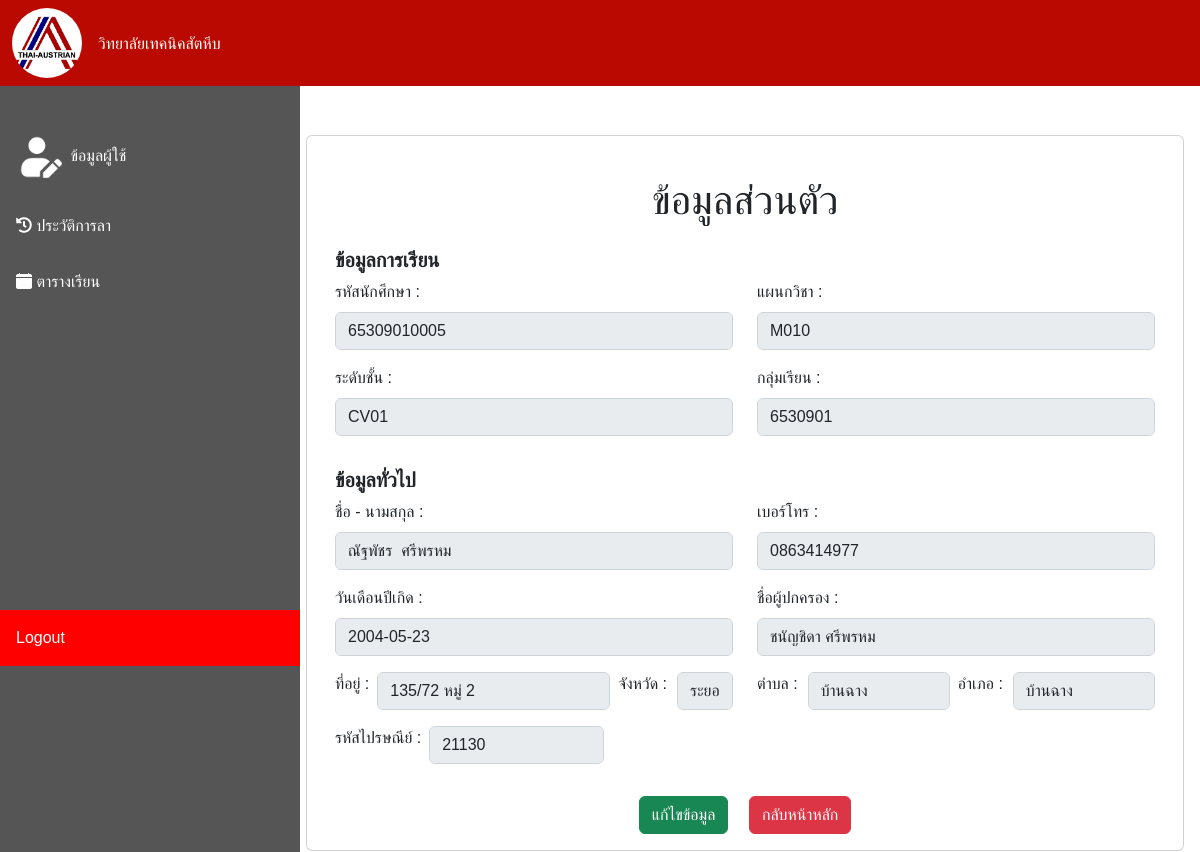
Page /User.php (signed in) on the earlier database version.
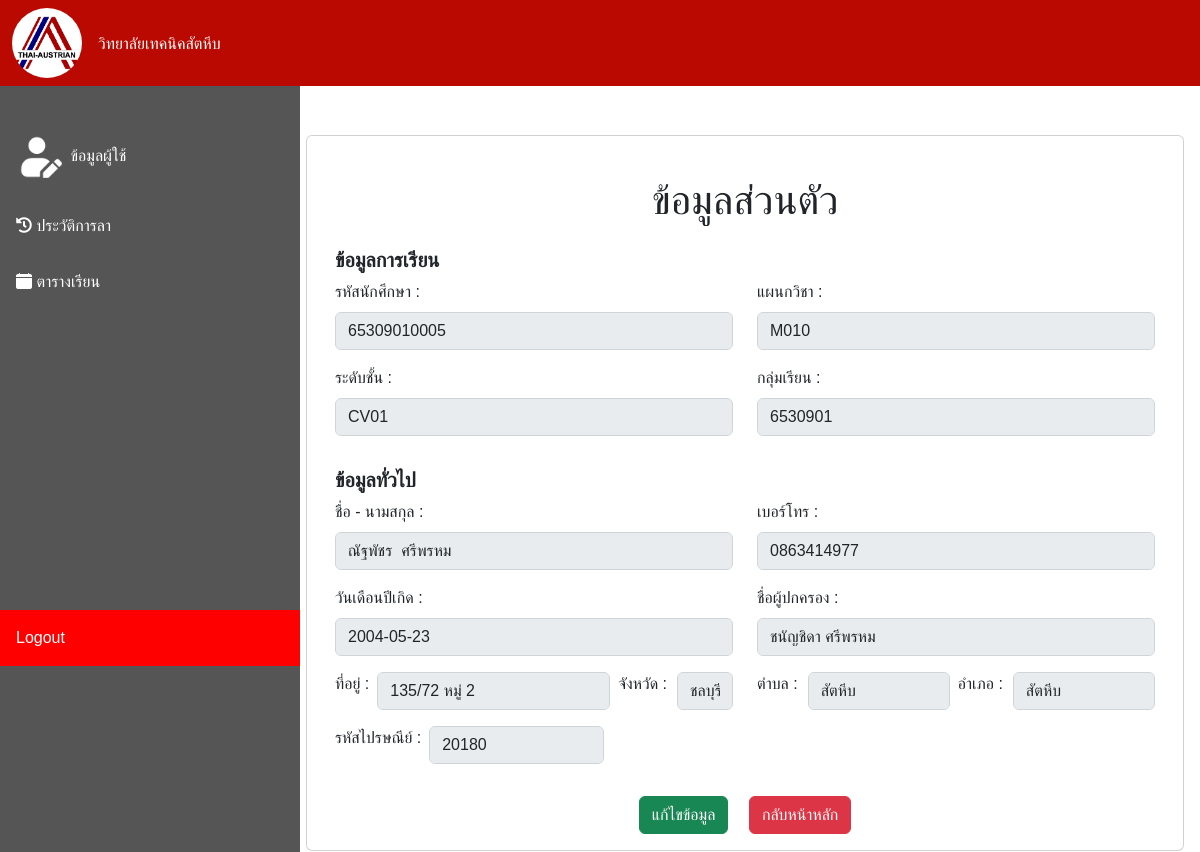
Same page on the later database version.
### tables this page shows
CREATE TABLE `std` (
  `STD_ID` varchar(11) NOT NULL,
  `Prefix_ID` varchar(4) NOT NULL,
  `STD_Name` varchar(50) NOT NULL,
  `STD_Lastname` varchar(50) NOT NULL,
  `STD_Birth` date DEFAULT NULL,
  `STD_Phone` varchar(10) DEFAULT NULL,
  `Classlev_ID` varchar(4) NOT NULL,
  `Major_ID` varchar(4) NOT NULL,
  `Parent_Name` varchar(100) NOT NULL,
  `STD_Address` varchar(100) DEFAULT NULL,
  `Group_ID` int(9) NOT NULL,
  `Password` varchar(50) NOT NULL,
  `provinces_id` int(2) DEFAULT NULL,
  `district_id` int(4) DEFAULT NULL,
  `subdistrict_id` int(6) DEFAULT NULL
);

CREATE TABLE `provinces` (
  `provinces_id` int(2) NOT NULL,
  `name_th` varchar(150) DEFAULT '',
  `name_th_short` varchar(10) DEFAULT '',
  `name_en` varchar(150) DEFAULT ''
);

CREATE TABLE `district` (
  `district_id` int(4) NOT NULL,
  `d_name_th` varchar(150) NOT NULL,
  `name_en` varchar(150) NOT NULL,
  `provinces_id` int(2) NOT NULL DEFAULT 0
);

CREATE TABLE `subdistrict` (
  `subdistrict_id` varchar(6) NOT NULL,
  `zip_code` int(11) NOT NULL,
  `s_name_th` varchar(150) NOT NULL,
  `name_en` varchar(150) NOT NULL,
  `district_id` int(11) NOT NULL DEFAULT 0
);

### User.php (the view, shortened to what this page needs)
<!DOCTYPE html>
<html lang="en">
<head>
    <link rel="stylesheet" href="https://maxcdn.bootstrapcdn.com/bootstrap/4.5.2/css/bootstrap.min.css">
</head>
<body>
    <?php
    include_once "navbar.php";
    include "connect.php";
    include "sidebar.php";
    if (isset($_SESSION["STD_ID"])) {
        $STD_ID = $_SESSION["STD_ID"];
        $STD_Name = $_SESSION["STD_Name"];
        $STD_Lastname = $_SESSION["STD_Lastname"];
        $STD_Birth = $_SESSION["STD_Birth"];
        $STD_Phone = $_SESSION["STD_Phone"];
        $Classlev_ID = $_SESSION["Classlev_ID"];
        $Major_ID = $_SESSION["Major_ID"];
        $Parent_Name = $_SESSION["Parent_Name"];
        $STD_Address = $_SESSION["STD_Address"];
        $Group_ID = $_SESSION["Group_ID"];
    } else {
        echo "กรุณาล็อกอินก่อนใช้งาน!";
    }
    ?>
    <div class="content">
        <div class="card mt-5" style="margin-left: 10rem;">
            <div class="card-body">
                <div class="container mt-4">
                    <div class="row">
                        <div class="col-12">
                            <h1 class="text-center">ข้อมูลส่วนตัว</h1>
                        </div>
                    </div>
                    <div class="row mt-3">
                        <h5 style="font-weight: bold;">ข้อมูลการเรียน</h5>
                        <div class="col-12 col-md-6">
                            <div class="form-group">
                                <label for="student-id">รหัสนักศึกษา :</label>
                                <input type="text" class="form-control" id="student-id" value="<?php echo "$STD_ID"; ?> " disabled>
                            </div>
                            <div class="form-group">
                                <label for="student-level">ระดับชั้น :</label>
                                <input type="text" class="form-control" id="student-level" value="<?php echo "$Classlev_ID"; ?>" disabled>
                            </div>
                        </div>
                        <div class="col-12 col-md-6">
                            <div class="form-group">
                                <label for="department">แผนกวิชา :</label>
                                <input type="text" class="form-control" id="department" value="<?php echo "$Major_ID"; ?>" disabled>
                            </div>
                            <div class="form-group">
                                <label for="class-group">กลุ่มเรียน :</label>
                                <input type="text" class="form-control" id="class-group" value="<?php echo "$Group_ID"; ?>" disabled>
                            </div>
                        </div>
                    </div>
                    <div class="row mt-3">
                        <h5 style="font-weight: bold;">ข้อมูลทั่วไป</h5>
                        <div class="col-12 col-md-6">
                            <div class="form-group">
                                <label for="student-name">ชื่อ - นามสกุล :</label>
                                <input type="text" class="form-control" id="student-name" value="<?php echo "$STD_Name"; ?>  <?php echo "$STD_Lastname "; ?> " disabled>
                            </div>
                            <div class="form-group">
                                <label for="birthdate">วันเดือนปีเกิด :</label>
                                <input type="text" class="form-control" id="birthdate" value="<?php echo "$STD_Birth"; ?>" disabled>
                            </div>
                            <div class="form-group d-flex">
                                <label for="address" class=" text-nowrap">ที่อยู่ :</label>
                                <input type="text" class="form-control form mx-2" id="address" style="width: 250px;" value="<?php echo "$STD_Address"; ?>" disabled>
                                <?php
                                $sql_all =
                                    "SELECT * FROM std
                        INNER JOIN subdistrict ON std.subdistrict_id = subdistrict.subdistrict_id
                        INNER JOIN district ON subdistrict.district_id = district.district_id
                        INNER JOIN provinces ON district.provinces_id = provinces.provinces_id
                        WHERE std.STD_ID = $STD_ID;";
                                $query_all = mysqli_query($connect, $sql_all);
                                $fetch_all = mysqli_fetch_assoc($query_all);
                                ?>
                                <label for="provinces" class=" text-nowrap">จังหวัด :</label>
                                <input type="text" class="form-control form" name="provinces" id="provinces" style="margin-left: 10px;" value="<?php echo $fetch_all['name_th']; ?>" disabled>
                            </div>
                        </div>
                        <div class="col-12 col-md-6">
                            <div class="form-group">
                                <label for="phone-number">เบอร์โทร :</label>
                                <input type="text" class="form-control" id="phone-number" value="<?php echo "$STD_Phone"; ?>" disabled>
                            </div>
                            <div class="form-group">
                                <label for="parent-name">ชื่อผู้ปกครอง :</label>
                                <input type="text" class="form-control" id="parent-name" value="<?php echo "$Parent_Name"; ?>" disabled>
                            </div>
                            <div class="form-group d-flex">
                                <label for="district" class=" text-nowrap">ตำบล :</label>
                                <input type="text" class="form-control form " name="districts" id="districts" style="margin-left: 10px;" value="<?php echo $fetch_all['d_name_th']; ?>" disabled>
                                <label for="subdistrict" class=" text-nowrap" style="margin-left: 8px;">อำเภอ :</label>
                                <input type="text" class="form-control form " name="subdistricts" id="subdistricts" style="margin-left: 10px;" value="<?php echo $fetch_all['s_name_th']; ?>" disabled>
                            </div>
                        </div>
                    </div>
                    <div class="row">
                        <div class="col-4">
                            <div class="form-group d-flex">
                                <label for="subdistrict" class=" text-nowrap">รหัสไปรษณีย์ :</label>
                                <input type="text" class="form-control form mx-2" name="zipcode" id="zipcode" style="width: 175px;" value="<?php echo $fetch_all['zip_code']; ?>" disabled>
                            </div>
                        </div>
                    </div>
                    <div class="row mt-3">
                        <div class="col-12 text-center">
                            <button class="btn btn-success mr-3" onclick="window.location.href = 'EditUser.php';">แก้ไขข้อมูล</button>
                            <button class="btn btn-danger" onclick="window.location.href = 'index.php';">กลับหน้าหลัก</button>
                        </div>
                    </div>
                </div>
            </div>
        </div>
    </div>
</body>
</html>

### navbar.php (shortened to what this page needs)
<nav class="navbar navbar-expand-lg bg-body-tertiary" style="background: #BA0900;">
    <div class="container-fluid">
        <div class="d-flex">
            <img src="./img/TATC_Logo.png" width="70" class="rounded-circle border-10px">
            <a class="nav-link text-white pt-4 px-3" href="index.php">วิทยาลัยเทคนิคสัตหีบ</a>
        </div>
    </div>
</nav>

### sidebar.php (shortened to what this page needs)
<!DOCTYPE html>
<html lang="en">
<head>
    <link rel="stylesheet" href="sidebar_com.css">
</head>
<body>
    <div class="sidebar" id="sidebar">
        <div class="sidebar_a" >
            <a href="User.php" class="text-white no-underline"> <img src="./public/img/Edituser-W.png" width="50"> ข้อมูลผู้ใช้</a>
            <a href="LeaveHistory.php" class="text-white no-underline "><i class="fas fa-history "></i> ประวัติการลา</a>
            <a href="schedule.php" class="text-white no-underline"> <i class="bi bi-calendar-fill icon-calendar "></i> ตารางเรียน</a>
            <div class="sidebar_logout" >
            <a href="login.php" class="text-white no-underline">Logout</a>
            </div>
        </div>
    </div>
</body>
</html>

### sidebar_com.css (style rules this page uses)
.sidebar { margin: 0; padding: 0; width: 300px; background-color: #555; position: fixed; height: 100%; overflow: auto; }
.sidebar a { display: block; color: black; padding: 16px; text-decoration: none; }
.sidebar_a { margin-top: 30px; }
.sidebar_logout { background-color: #ff0000; margin-top: 100%; }
div.content { margin-left: 130px; padding: 1px 16px; height: 100%; }

Differences in the rows shown:
changed std: provinces "ระยอง" → "ชลบุรี"; districts "บ้านฉาง" → "สัตหีบ"; subdistricts "บ้านฉาง" → "สัตหีบ"; zipcode "21130" → "20180"
